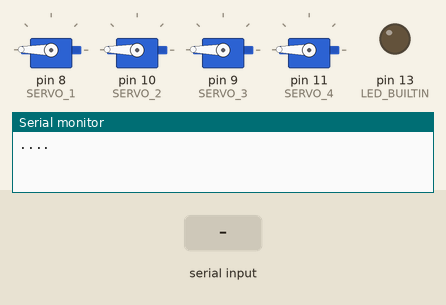
The sketch below on a simulated Arduino Uno, built with avr-gcc and run on an emulated ATmega328P. On the bench: 4 × servo, output pins drawn as LEDs (lit = HIGH), the last lines printed to the serial monitor. Dashed ring = blinking. Inputs (shaded band) come from the test bench.

Above: at 0.4 s.
At 1.87 s:
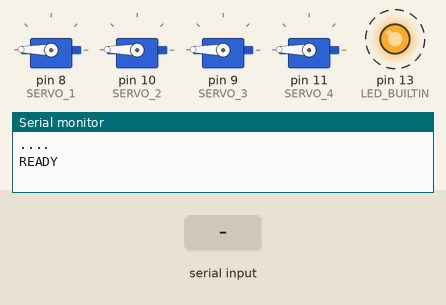
2.1 s: "A" received over the second serial link
5.1 s: "B" received over the second serial link
At 5.9 s:
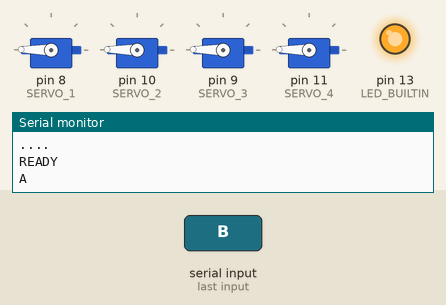
8.1 s: "C" received over the second serial link
Timing chart, 0 to 17.1 s (numbered marks = the images above; inputs shaded):
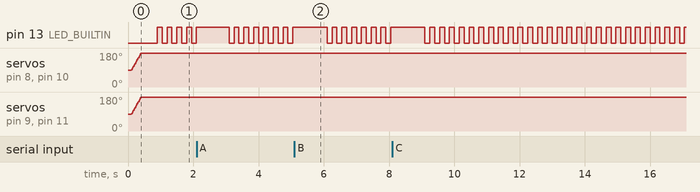

The sketch:

servos.ino
```cpp
#include <Servo.h>
#include <SoftwareSerial.h>


#define SERVO_MIN 1
#define SERVO_MAX 179
#define SERVO_SPEED 4   //FROM 1 TO 4

//#define ANALOG_IN A1    //Where the analog signal is measured
#define USE_BLE       //------------------------------Uncomment when using HC-08 Bluetooth module

/*CAREFUL WHEN CHANGING - BLE MODULE MUST HAVE CORRECT BAUD BEFORE CHANGING THIS BAUD RATE*/
#define BAUD 115200

#define SERVO_1 8
#define SERVO_2 10
#define SERVO_3 9
#define SERVO_4 11

#ifdef USE_BLE
  #define BLE_RX 6      //------------------------------Connected to HC-08's TX
  #define BLE_TX 7      //------------------------------Connected to HC-08's RX

  SoftwareSerial ble(BLE_RX,BLE_TX);
#endif


Servo fing1, fing2, fing3, fing4;     //------------------------------Servo for flexing the finger


void setup() {

  Serial.begin(BAUD);
#ifdef USE_BLE
  ble.begin(BAUD);
#endif


if(SERVO_SPEED>5 || SERVO_SPEED<1)
{
  Serial.println("ERROR WITH SERVO_SPEED");
  while(1){};
}


#ifdef USE_BLE
  pinMode(BLE_RX,INPUT);
  pinMode(BLE_TX,OUTPUT);
#endif
  pinMode(LED_BUILTIN,OUTPUT);
  Serial.println("....");


  fing1.attach(SERVO_1);
  fing2.attach(SERVO_2);
  fing3.attach(SERVO_3);
  fing4.attach(SERVO_4);

  delay(100);

  reset_hand_blocking();

  delay(500);
  Serial.println("READY");

}


String response="", chitchat;
const unsigned long servo_timer=7-SERVO_SPEED%5, led_timer=150,servo_stop_timer=13000;
unsigned long led_before=0, servo_before=0, servo_cooldown=0;
bool servo_done=false;


//USING MILLIS INSTEAD OF DELAY TO MAKE IT NON BLOCKING
void loop()
{

//----------------------BLUETOOTH SETUP--------------------------------
//Uncomment when needing to change HC-08 settings
/*
  if(Serial.available())
  {
    chitchat=Serial.readString();// read the incoming data as string
    Serial.println(chitchat);
    ble.write(chitchat.c_str());
  }
*/

//----------------------END OF BLUETOOTH SETUP-------------------------


//----------------------SERVOS MOVEMENT--------------------------------

  if(millis()-servo_before>=servo_timer)
  {
    if(ble.available())                     //Read from HC
    {
      response=ble.readString();
      Serial.println(response);
    }

      switch(response[0])
      {
        case 'A':
          set_hand_gesture_step(1,0,0,1);   //rock n roll
        break;
        case 'B':
          set_hand_gesture_step(0,1,1,0);   //anti rock
        break;
        case 'C':
          set_hand_gesture_step(0,1,0,0);   //fuck u
        break;
        case 'D':
          set_hand_gesture_step(0,0,0,1);   //surf
        break;
        case 'E':
          set_hand_gesture_step(0,0,0,0);   //fist
        break;

        //Add more hand
        //gestures here...

        default:
          set_hand_gesture_step(1,1,1,1);   //relaxed
          response="";
        break;
      }

      servo_before=millis();

      if(servo_done && millis()-servo_cooldown>=servo_stop_timer)
      {
          reset_hand_blocking();     //relaxed
      }

    }


//----------------------END OF SERVOS MOVEMENT-------------------------

//Debug LED
  if(millis()-led_before>=led_timer)
  {
    digitalWrite(LED_BUILTIN, !digitalRead(LED_BUILTIN));
    led_before=millis();
  }


}


//-----------------------------------------HELPER FUNCTIONS-----------------------------------------
//--------------------------------------------------------------------------------------------------


//LOWER VALUE OF SERVO MEANS NERVE IS "ACTIVATED", GREATER MEANS NERVE IS "RELAXED" - NONBLOCKING FUNCTION
/*
* @brief                Change angle of the servo, without getting out of range, by one step
* @param    extend :    0 for contracting the finger, 1 for extending it
* @param    finger :    Servo structure
*/
void change_finger_step(bool extend, Servo finger)
{
  if(extend && finger.read() < SERVO_MAX)
    finger.write(finger.read()+1);
  else if(!extend && finger.read() > SERVO_MIN)
    finger.write(finger.read()-1);
  else if(!servo_done)
  {
    servo_done=true;
  }
  else return;
}


//FINGERS FROM 1 TO 4, FROM INDEX TO PINKY
/*
* @brief                Set all fingers for the hand, by one step
* @param    f1,f2...:   Bool value; 0 for contracted, 1 for extended
*/
void set_hand_gesture_step(bool f1, bool f2, bool f3 , bool f4)
{
  change_finger_step(f1,fing1);
  change_finger_step(f2,fing2);
  change_finger_step(f3,fing3);
  change_finger_step(f4,fing4);
}

/*
* @brief                Set all servos of the hand to relaxed position cleanly. THIS IS A BLOCKING FUNCTION
*
*/

void reset_hand_blocking()
{
  while(fing1.read()<SERVO_MAX||fing2.read()<SERVO_MAX||fing3.read()<SERVO_MAX||fing4.read()<SERVO_MAX)
  {
    fing1.write(fing1.read()+1<SERVO_MAX?fing1.read()+1:SERVO_MAX);
    fing2.write(fing2.read()+1<SERVO_MAX?fing2.read()+1:SERVO_MAX);
    fing3.write(fing3.read()+1<SERVO_MAX?fing3.read()+1:SERVO_MAX);
    fing4.write(fing4.read()+1<SERVO_MAX?fing4.read()+1:SERVO_MAX);
    delay(servo_timer);
  }
  response="";
  servo_done=false;
}
```

Measured:
- by itself, pin 13 (LED_BUILTIN): alternates HIGH for 0.15 s and LOW for 0.15 s
